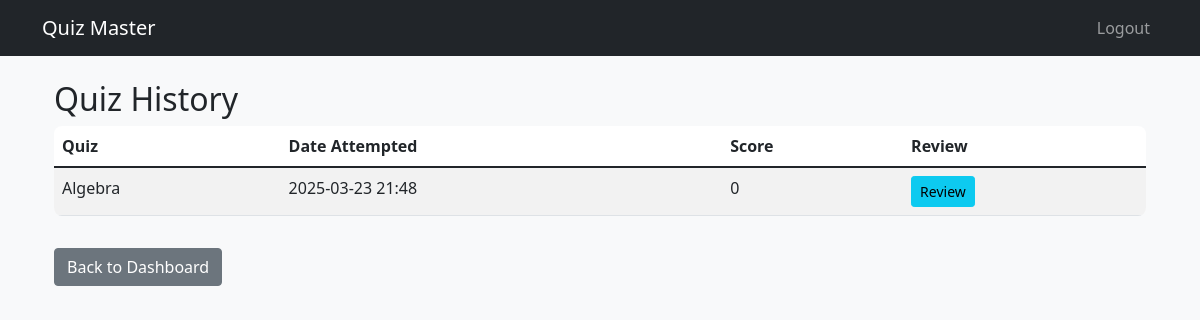
Page /user/quizzes (signed in) on the committed database.
### app.py (models this page shows)
class Scores(db.Model):
    __tablename__ = 'scores'
    score_id = db.Column(db.Integer, primary_key=True)
    user_id = db.Column(db.Integer, db.ForeignKey('users.user_id'), nullable=False)
    quiz_id = db.Column(db.Integer, db.ForeignKey('quiz.quiz_id'), nullable=False)
    time_stamp_of_attempt = db.Column(db.DateTime, nullable=False, default=datetime.now(IST))
    total_scored = db.Column(db.Integer, nullable=False)
    time_taken = db.Column(db.Interval, nullable=False)
    user_answers = db.Column(db.Text, nullable=False)

class Chapters(db.Model):
    __tablename__ = 'chapters'
    chapter_id = db.Column(db.Integer, primary_key=True)
    name = db.Column(db.String(100), nullable=False)
    description = db.Column(db.Text)
    subject_id = db.Column(db.Integer, db.ForeignKey('subject.subject_id'), nullable=False)
    quizzes = db.relationship('Quiz', backref='chapter', lazy=True)

### app.py (the view)
@app.route('/user/quizzes')
@login_required
def user_quizzes():
    user = Users.query.get(session['user_id'])
    scores = Scores.query.filter_by(user_id=user.user_id).all()
    return render_template('user_quizzes.html', scores=scores)

### app.py (called while the page is built)
def login_required(f):
    @wraps(f)
    def decorated(*args, **kwargs):
        if 'user_id' not in session:
            return redirect(url_for('login'))
        return f(*args, **kwargs)
    return decorated

### templates/user_quizzes.html
{% extends "base.html" %}
{% block content %}
<div class="container mt-4">
    <h2>Quiz History</h2>
    {% if scores %}
    <table class="table table-striped">
        <thead>
            <tr>
                <th>Quiz</th>
                <th>Date Attempted</th>
                <th>Score</th>
                <th>Review</th>
            </tr>
        </thead>
        <tbody>
            {% for score in scores %}
            <tr>
                <td>{{ score.quiz.chapter.name }}</td>
                <td>{{ score.time_stamp_of_attempt.strftime('%Y-%m-%d %H:%M') }}</td>
                <td>{{ score.total_scored }}</td>
                <td><a href="{{ url_for('quiz_review', score_id=score.score_id) }}" class="btn btn-info btn-sm">Review</a></td>
            </tr>
            {% endfor %}
        </tbody>
    </table>
    {% else %}
    <div class="alert alert-info">No records found.</div>
    {% endif %}
    <a href="{{ url_for('user_dashboard') }}" class="btn btn-secondary mt-3">Back to Dashboard</a>
</div>
{% endblock %}

### static/styles.css (style rules this page uses)
.table { background-color: white; border-radius: 0.5rem; overflow: hidden; }

### rows in the picture
Scores: quiz.chapter.name "Algebra", time_stamp_of_attempt "2025-03-23 21:48", total_scored "0"
